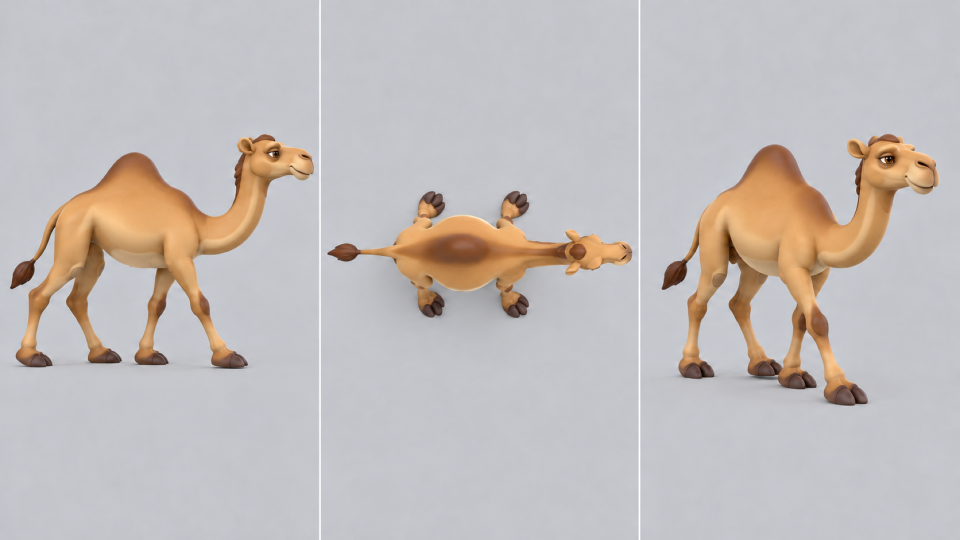
#> input picture wobblers/assets/reference/animals/camel.png, 1920 x 1080 px, given in place of out.png, which was not available (shown at 1/2 size)
$ python board.py ../../../assets/reference/animals/camel.png ../../../assets/reference/animals/cat.png out.png
#> lines starting #> are read from the running program, lines starting #| are printed output that depends on the picture; pictures that were not available may be replaced by others from this repository, and a replacement may not be noted
# python3 board.py row <key> <tag>          -> $REVIEW_DIR/boards/<key>_<tag>.png from turn.cjs's tv_<key>_{0,1,2}.png (side / top / 3-4)
# python3 board.py make <key> <sheet.png>  -> $REVIEW_DIR/boards/<key>.jpg: the reference sheet, then every saved row (oldest first), labelled
# Name rows so they tell the story: "1 old procedural stand-in", "2 designed from the sheet v1", ... See ../METHOD.md.
import sys, os, glob
from PIL import Image, ImageChops, ImageDraw, ImageFont
SP = os.environ.get('REVIEW_DIR', '/tmp/animal-review'); os.makedirs(SP + '/boards', exist_ok=True)
REF = os.path.join(os.path.dirname(os.path.abspath(__file__)), '../../../assets/reference/animals/')
def crop(im):
    bg = Image.new('RGB', im.size, im.getpixel((2, 2)))
    box = ImageChops.difference(im, bg).convert('L').point(lambda v: 255 if v > 12 else 0).getbbox() or (0, 0, im.width, im.height)
    pad = 12; box = (max(0, box[0] - pad), max(0, box[1] - pad), min(im.width, box[2] + pad), min(im.height, box[3] + pad))
    c = im.crop(box); t = Image.new('RGB', (640, 360), im.getpixel((2, 2)))
    c.thumbnail((620, 340)); t.paste(c, ((640 - c.width) // 2, (360 - c.height) // 2)); return t
try: font = ImageFont.truetype('/usr/share/fonts/truetype/dejavu/DejaVuSans-Bold.ttf', 40)
except Exception: font = ImageFont.load_default()
cmd, key = sys.argv[1], sys.argv[2]
if cmd == 'row':
    row = Image.new('RGB', (1920, 360), 'white')
    for i in range(3): row.paste(crop(Image.open(f'{SP}/tv_{key}_{i}.png').convert('RGB')), (i * 640, 0))
    row.save(f'{SP}/boards/{key}_{sys.argv[3]}.png')
else:
    ref = Image.open(REF + sys.argv[3]).convert('RGB').resize((1920, 1080))
#> ref is the input picture: PIL image 1920x1080 RGB; mean R, G, B 194.2, 188.6, 187.5
    rows = sorted(glob.glob(f'{SP}/boards/{key}_*.png'), key=os.path.getmtime)
    H = 1080 + 60 + sum(420 for _ in rows)
    out = Image.new('RGB', (1920, H), 'white'); d = ImageDraw.Draw(out)
#> after `out = Image.new('RGB', (1920, H), 'white')`: out: PIL image 1920x1140 RGB; every value is 255
    d.text((20, 10), f'{key}: reference sheet', fill='black', font=font); out.paste(ref, (0, 60)); y = 1140
#> after `out.paste(ref, (0, 60))`:
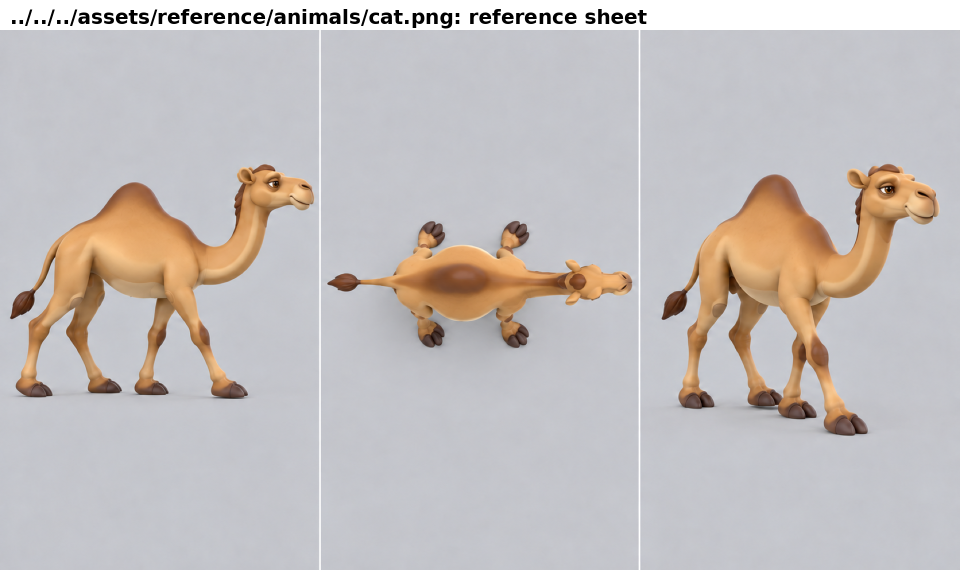
#> out: PIL image 1920x1140 RGB (shown at 1/2 size); mean R, G, B 195.7, 190.3, 189.4
    for r in rows:
        tag = os.path.basename(r)[len(key) + 1:-4]
        d.text((20, y + 8), tag, fill='black', font=font); out.paste(Image.open(r), (0, y + 60)); y += 420
    out.resize((out.width // 2, out.height // 2)).save(f'{SP}/boards/{key}.jpg', quality=85)
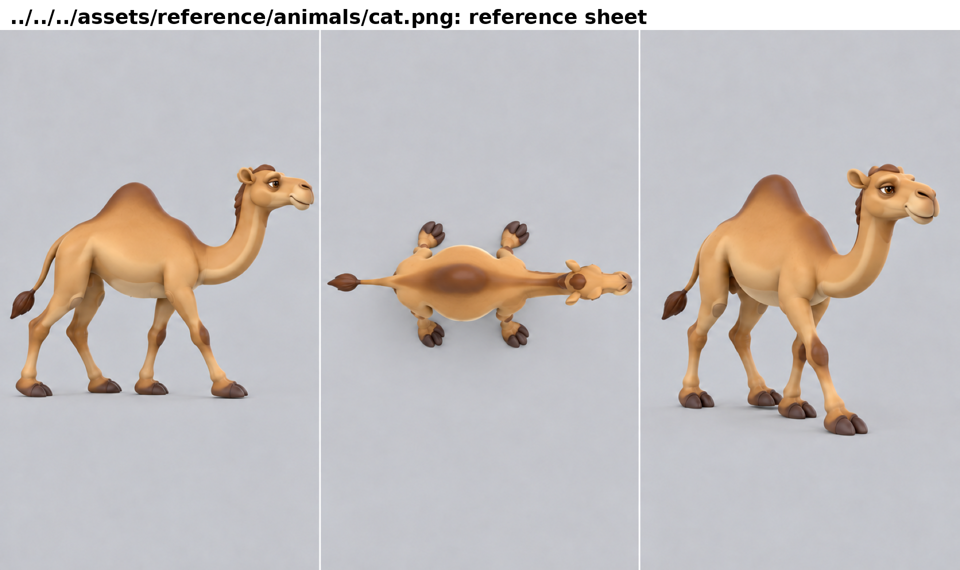
#> saved as cat.png.jpg: PIL image 960x570 RGB; mean R, G, B 195.7, 190.4, 189.4

$ run again, on wobblers/assets/reference/animals/flamingo.png
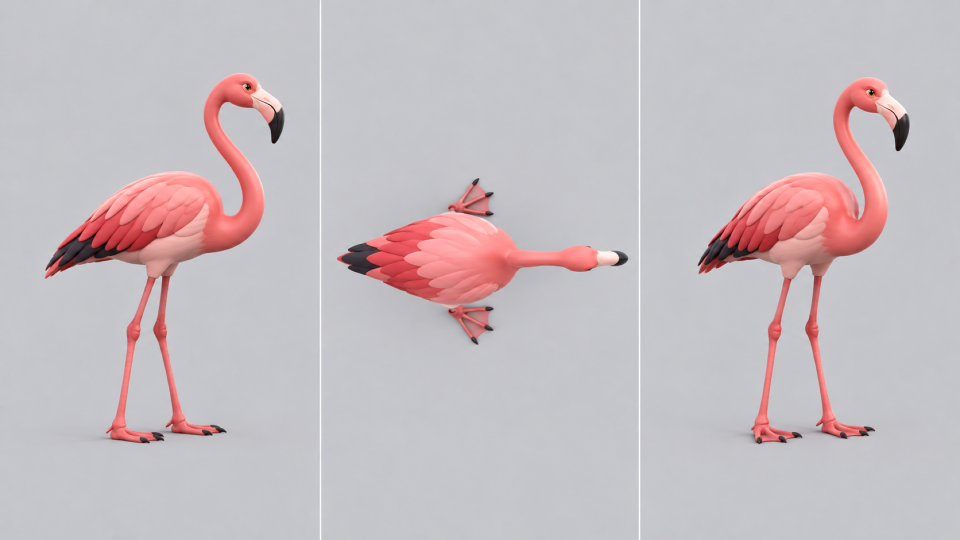
#> input picture wobblers/assets/reference/animals/flamingo.png, 1920 x 1080 px, given in place of out.png, which was not available (shown at 1/2 size)
#> ref is the input picture: PIL image 1920x1080 RGB; mean R, G, B 198, 188.4, 192.6
#> `out.paste(ref, (0, 60))`:
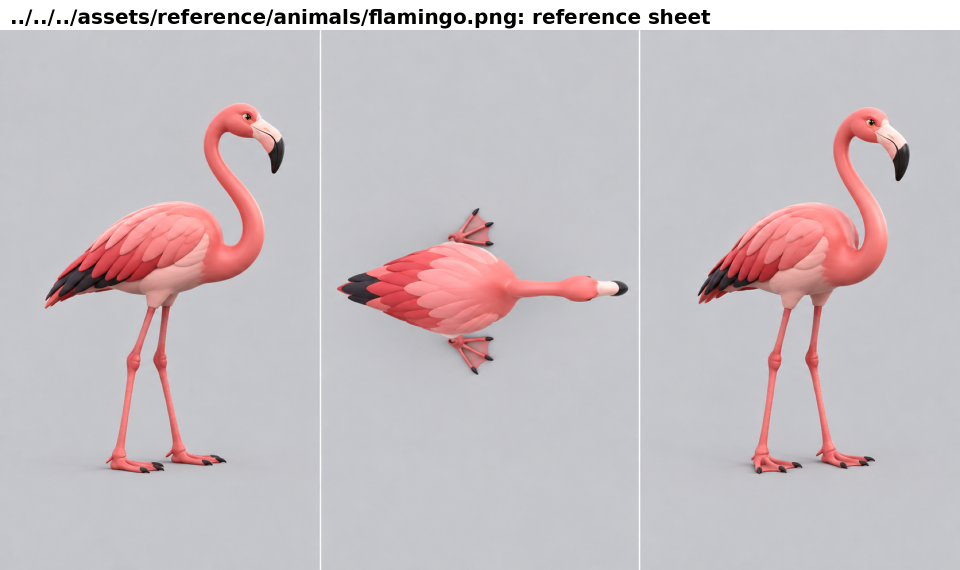
#> out: PIL image 1920x1140 RGB (shown at 1/2 size); mean R, G, B 199.1, 190, 193.9
#> `out.resize((out.width // 2, out.height // 2)).save(f'{SP}/boards/{key}..`:
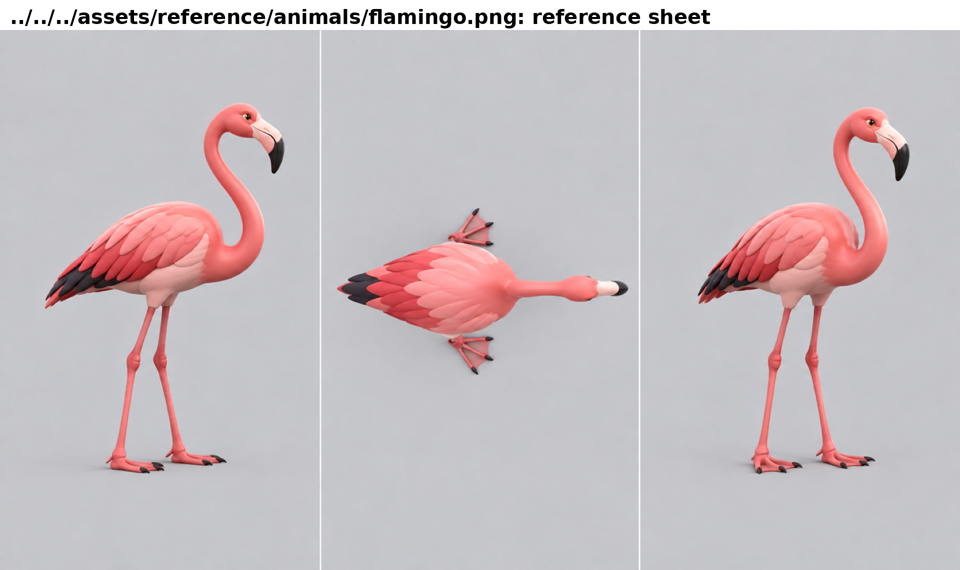
#> saved as flamingo.png.jpg: PIL image 960x570 RGB; mean R, G, B 199.1, 190, 193.9

$ run again, on wobblers/assets/reference/animals/iguana.png
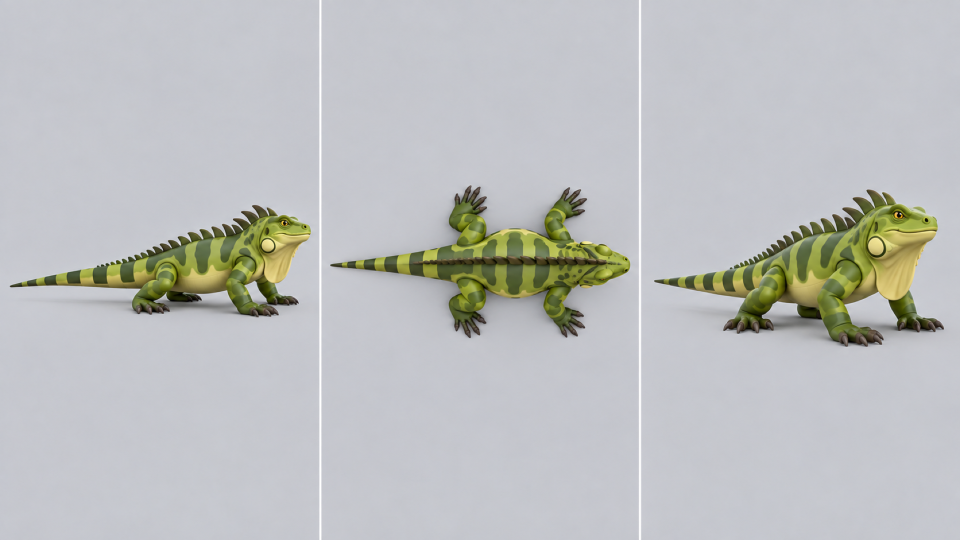
#> input picture wobblers/assets/reference/animals/iguana.png, 1920 x 1080 px, given in place of out.png, which was not available (shown at 1/2 size)
#> ref is the input picture: PIL image 1920x1080 RGB; mean R, G, B 188.8, 190.7, 190.8
#> `out.paste(ref, (0, 60))`:
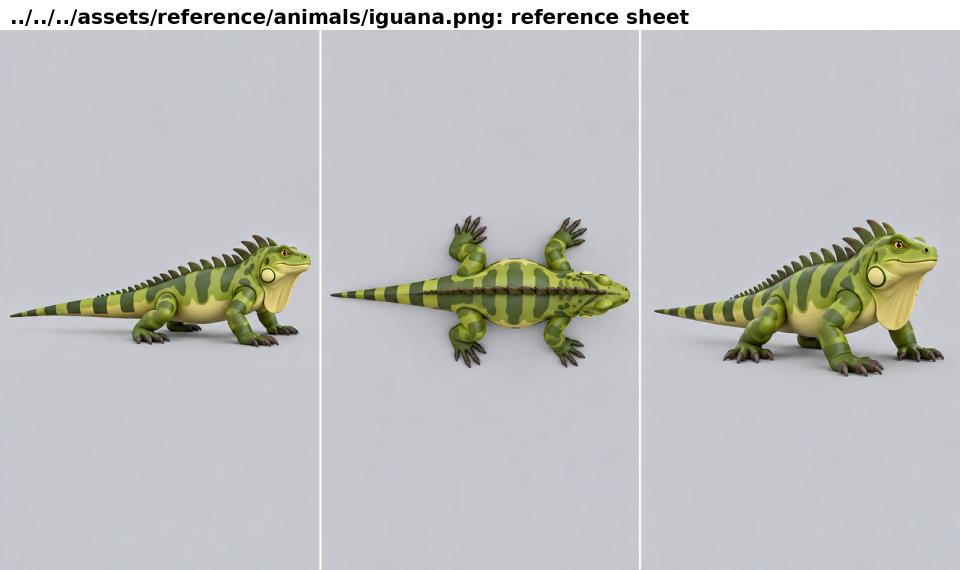
#> out: PIL image 1920x1140 RGB (shown at 1/2 size); mean R, G, B 190.5, 192.2, 192.3
#> `out.resize((out.width // 2, out.height // 2)).save(f'{SP}/boards/{key}..`:
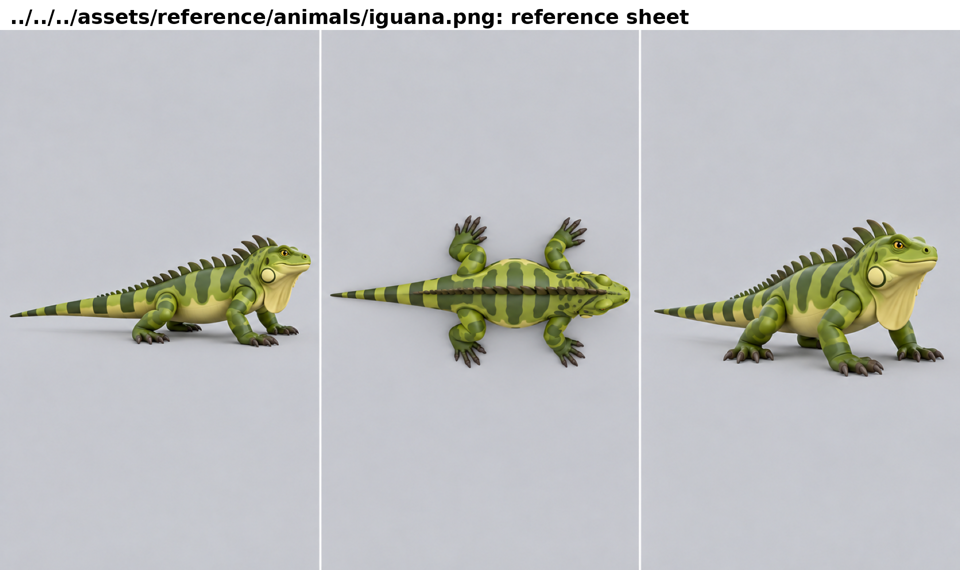
#> saved as iguana.png.jpg: PIL image 960x570 RGB; mean R, G, B 190.5, 192.2, 192.3

$ run again, on wobblers/assets/reference/animals/leopard.png
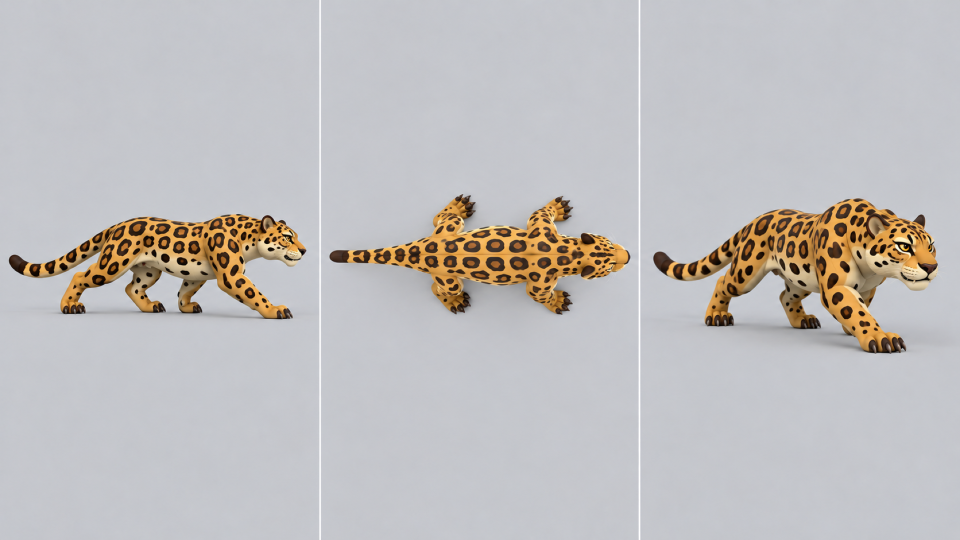
#> input picture wobblers/assets/reference/animals/leopard.png, 1920 x 1080 px, given in place of out.png, which was not available (shown at 1/2 size)
#> ref is the input picture: PIL image 1920x1080 RGB; mean R, G, B 191.7, 189.3, 189.3
#> `out.paste(ref, (0, 60))`:
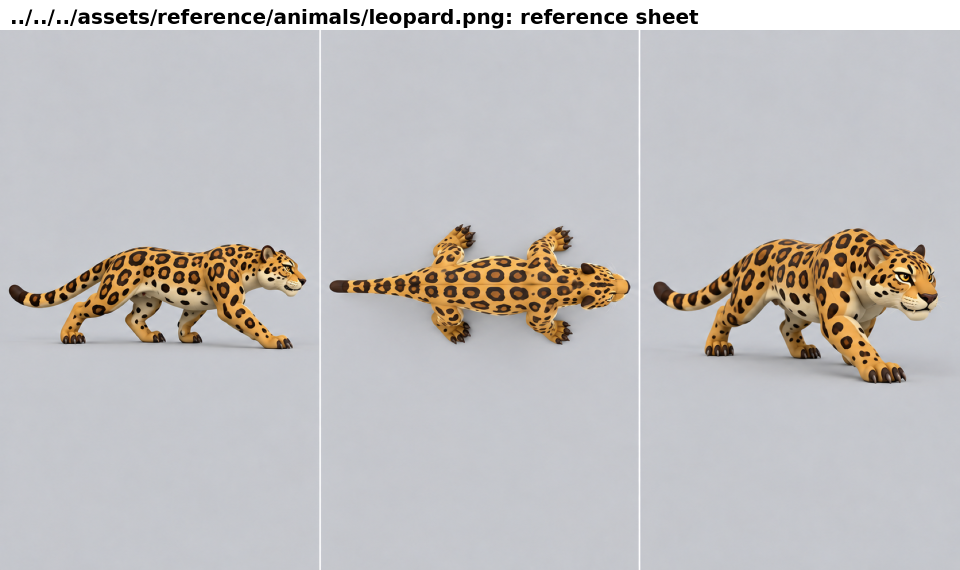
#> out: PIL image 1920x1140 RGB (shown at 1/2 size); mean R, G, B 193.2, 190.9, 190.9
#> `out.resize((out.width // 2, out.height // 2)).save(f'{SP}/boards/{key}..`:
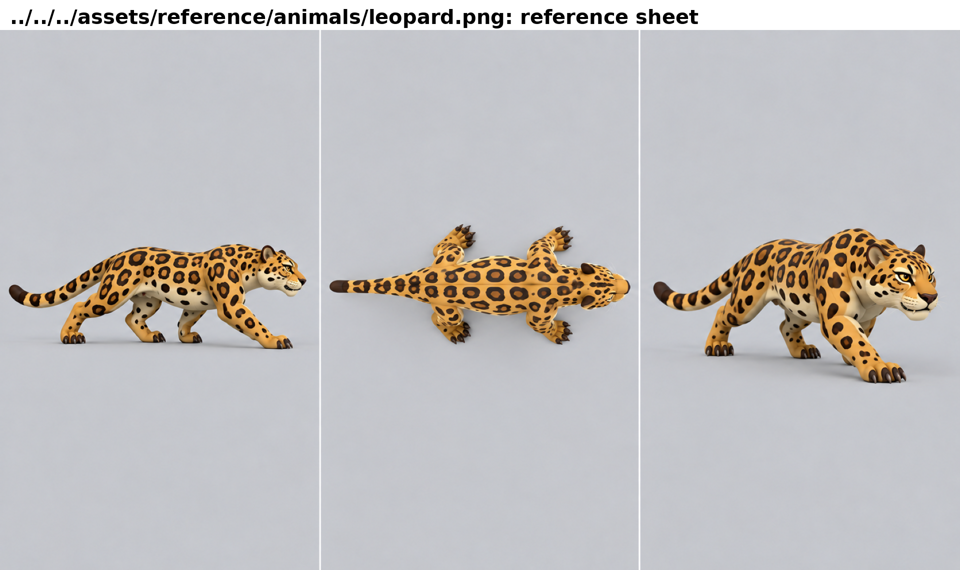
#> saved as leopard.png.jpg: PIL image 960x570 RGB; mean R, G, B 193.2, 190.9, 190.9
